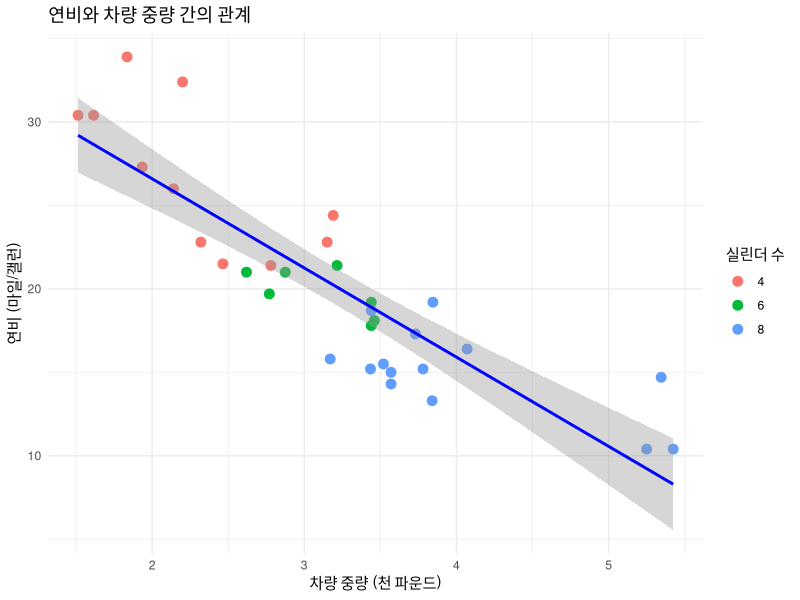
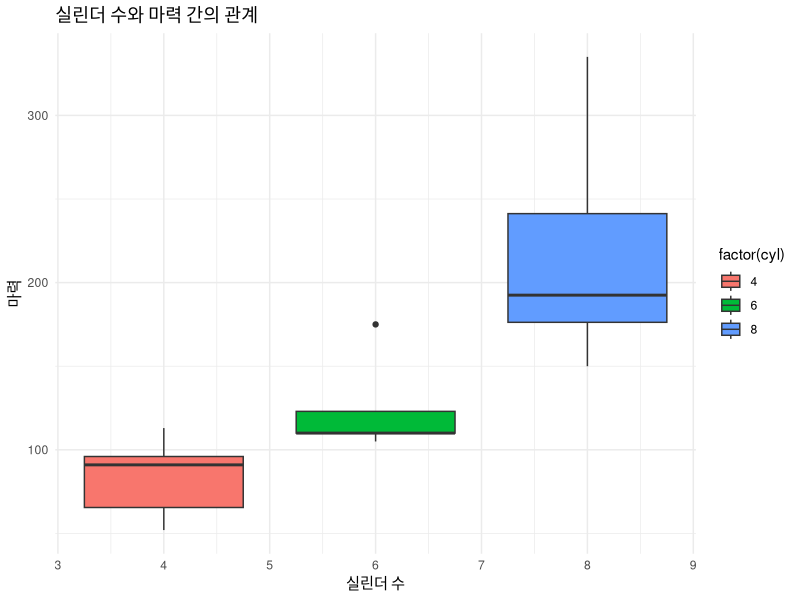
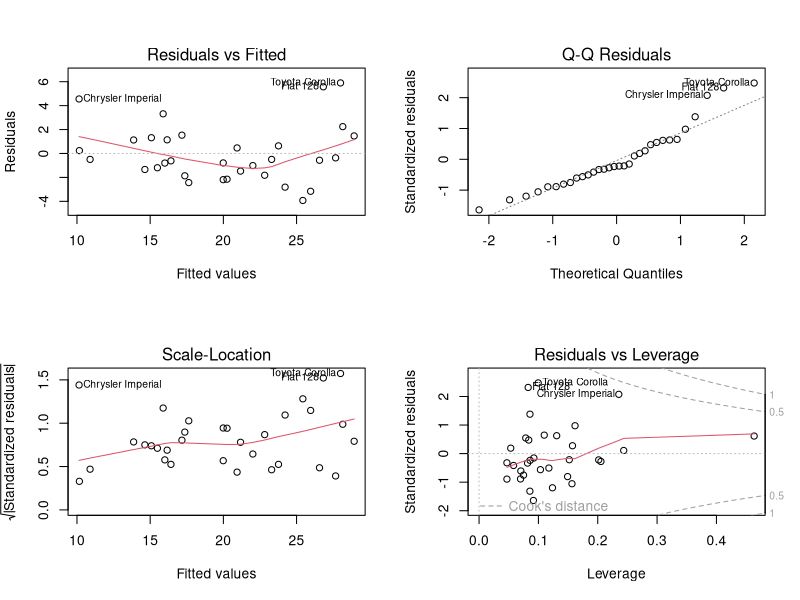
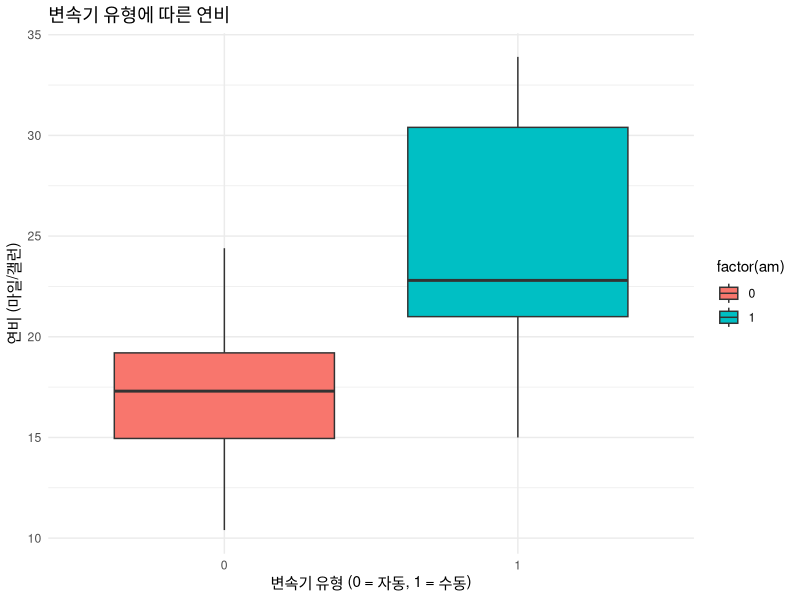

Here is the R script that generated these plots, in order:
# 데이터셋 로드
data(mtcars)

# 데이터셋 구조 확인
str(mtcars)

# 데이터셋 미리보기
head(mtcars)

# 자동차 특성에 대한 기초 통계량 확인
summary(mtcars)

# 데이터 시각화
# ggplot2 패키지 로드
library(ggplot2)

# 연비와 차량 중량 간의 관계 시각화
ggplot(mtcars, aes(x = wt, y = mpg)) +
  geom_point(aes(color = factor(cyl)), size = 3) +
  geom_smooth(method = "lm", color = "blue") +
  labs(title = "연비와 차량 중량 간의 관계",
       x = "차량 중량 (천 파운드)",
       y = "연비 (마일/갤런)",
       color = "실린더 수") +
  theme_minimal()


# 실린더 수와 마력 간의 관계 시각화
ggplot(mtcars, aes(x = cyl, y = hp)) +
  geom_boxplot(aes(fill = factor(cyl))) +
  labs(title = "실린더 수와 마력 간의 관계",
       x = "실린더 수",
       y = "마력") +
  theme_minimal()


# 선형 회귀 분석
# 선형 회귀 모델 적합
model <- lm(mpg ~ wt + cyl + hp, data = mtcars)

# 회귀 분석 결과 요약
summary(model)


# 회귀 진단 플롯
# 회귀 모델의 적합도를 평가하기 위해 진단 플롯 생성
# 회귀 진단 플롯 생성
par(mfrow = c(2, 2))  # 2x2 플롯 레이아웃 설정
plot(model)


# 변속기 유형에 따른 연비 비교
# 변속기 유형에 따른 연비 박스 플롯
ggplot(mtcars, aes(x = factor(am), y = mpg)) +
  geom_boxplot(aes(fill = factor(am))) +
  labs(title = "변속기 유형에 따른 연비",
       x = "변속기 유형 (0 = 자동, 1 = 수동)",
       y = "연비 (마일/갤런)") +
  theme_minimal()